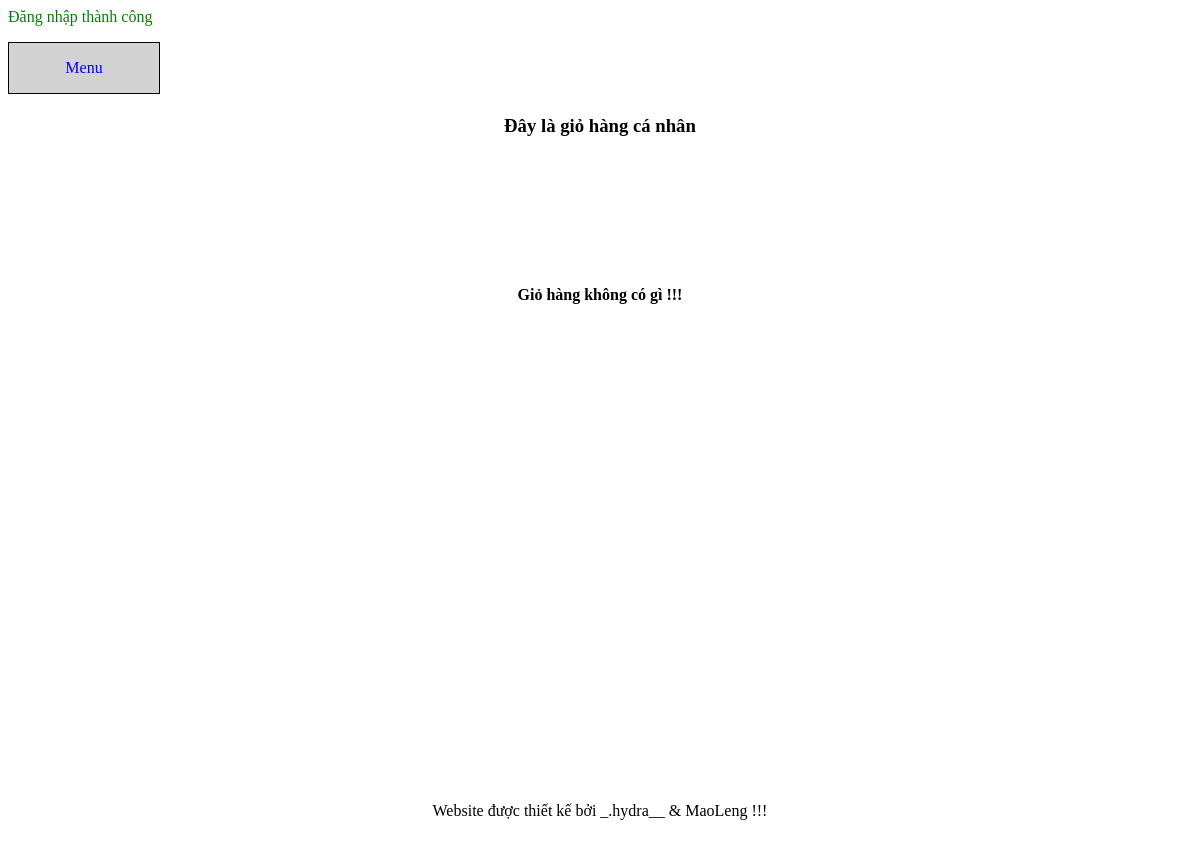
/cart.php (signed in), run on an earlier commit of the app's database.
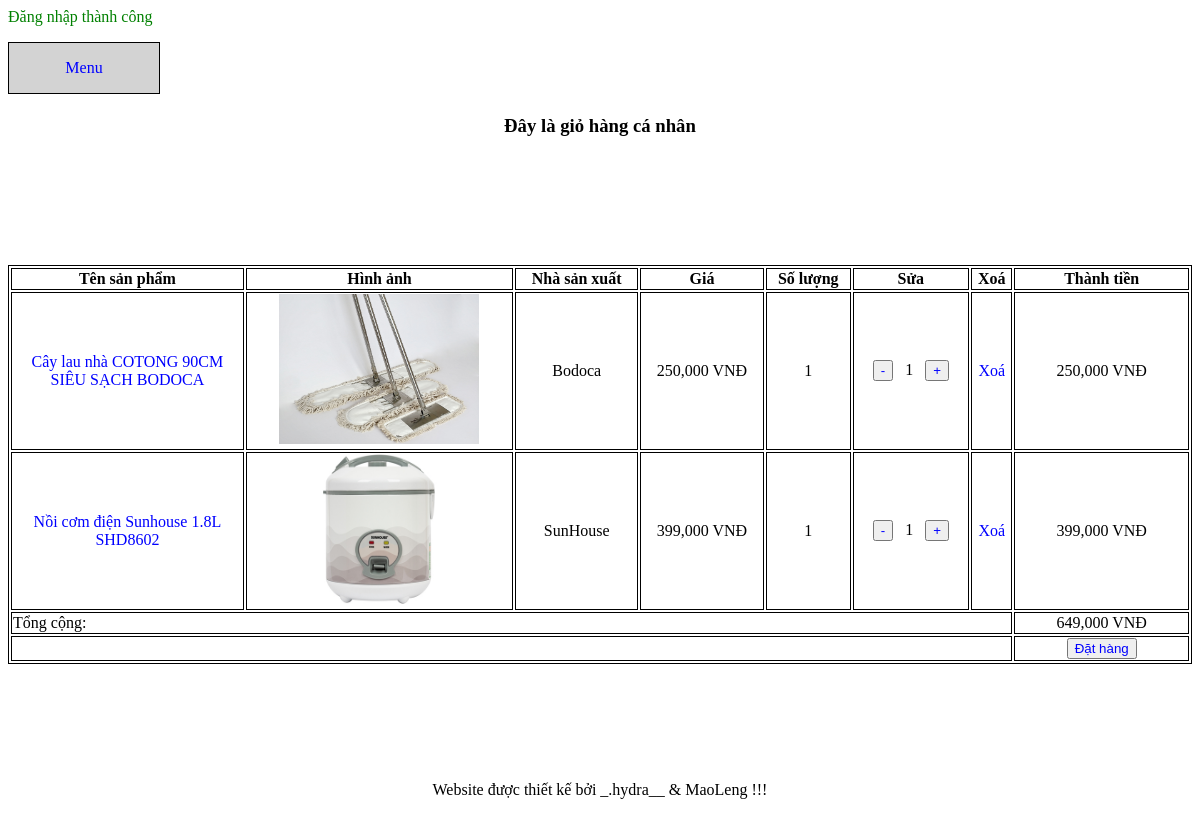
And on a later commit of the database.
### tables this page shows
CREATE TABLE `receipt_detail` (
  `receipt_id` int(11) NOT NULL,
  `product_id` int(11) NOT NULL,
  `quantity` tinyint(4) NOT NULL
);

CREATE TABLE `products` (
  `id` int(11) NOT NULL,
  `name` varchar(200) NOT NULL,
  `description` mediumtext NOT NULL,
  `price` int(11) NOT NULL,
  `image` varchar(200) NOT NULL,
  `manufacturer_id` int(11) NOT NULL
);

CREATE TABLE `manufacturers` (
  `id` int(11) NOT NULL,
  `name` varchar(200) NOT NULL,
  `address` varchar(200) NOT NULL,
  `phone` varchar(15) NOT NULL,
  `image` varchar(200) NOT NULL
);

### check_account.php (called while the page is built, shortened)
<?php
if (isset($_SESSION['customer_id'])) {
	$customer_id = $_SESSION['customer_id'];
} else if (isset($_SESSION['admin_id'])) {
	header('location:admin/root/index_admin.php');
} else {
	header('location:index.php');
}
?>

### cart.php (the view, shortened to what this page needs)
<?php
require 'check_account.php';
?>
<!DOCTYPE html>
<html>
<head>
</head>
<body>
	<?php
	$total = 0;
	require 'announce.php';
	require 'connect.php';
	$status = '1';
	$sql = "select
	products.id as id,
	products.name as name,
	products.image as image,
	manufacturers.name as manufacturer_name,
	products.price as price,
	receipt_detail.quantity as quantity,
	receipts.customer_id as customer_id,
	receipts.id as receipt_id,
	receipts.status as status
	from receipt_detail
	join receipts on receipts.id = receipt_detail.receipt_id
	join products on products.id = receipt_detail.product_id
	join manufacturers on products.manufacturer_id = manufacturers.id
	where receipts.customer_id = $customer_id and receipts.status = '$status'";
	$result = mysqli_query($connect,$sql);
	$rows = mysqli_num_rows($result);
	?>
	<div id="div_tong">
		<?php require 'menu.php'; ?>
		<div id="div_tren">
			<h3>
				Đây là giỏ hàng cá nhân
			</h3>
		</div>
		<div id="div_giua" >
			<?php if ($rows == 0) { ?>
				<h4 class="center">
					Giỏ hàng không có gì !!!
				</h4>
				<?php
			} else {
				?>
				<table class="border" width="100%">
					<tr>
						<th width="20%">
							Tên sản phẩm
						</th>
						<th>
							Hình ảnh
						</th>
						<th>
							Nhà sản xuất
						</th>
						<th>
							Giá
						</th>
						<th>
							Số lượng
						</th>
						<th>
							Sửa
						</th>
						<th>
							Xoá
						</th>
						<th width="15%">
							Thành tiền
						</th>
					</tr>
					<?php foreach ($result as $each): ?>
						<?php
						$sum = $each['price'] * $each['quantity'];
						?>
						<tr>
							<td>
								<a href="product_detail.php?id=<?php echo $each['id'] ?>">
									<?php echo $each['name'] ?>
								</a>
							</td>
							<td>
								<img width="200px" height="150px" src="admin/products/<?php echo $each['image']; ?>">
							</td>
							<td>
								<?php echo $each['manufacturer_name'] ?>
							</td>
							<td>
								<?php echo number_format($each['price']) ?> VNĐ
							</td>
							<td>
								<?php echo $each['quantity'] ?>
							</td>
							<td width=10%>
								<button>
									<a href="cart_process.php?id=<?php echo $each['id'] ?>&type=decrease&page=cart" class="no_decor">
										-
									</a>
								</button>
								<span class="center">
									&nbsp <?php echo $each['quantity'] ?> &nbsp
								</span>
								<button >
									<a href="cart_process.php?id=<?php echo $each['id'] ?>&type=increase&page=cart" class="no_decor">
										+
									</a>
								</button>
							</td>
							<td>
								<a href="cart_process.php?id=<?php echo $each['id'] ?>&type=delete&page=cart">
									Xoá
								</a>
							</td>
							<td>
								<?php echo number_format($sum)?> VNĐ
							</td>
						</tr>
						<?php
						$total +=  $sum;
						?>
					<?php endforeach ?>
					<tr>
						<td colspan="7" class="left" >
							Tổng cộng:
						</td>
						<td>
							<?php
							echo number_format($total ) . " VNĐ";
							?>
						</td>
					</tr>
					<tr>
						<td colspan="7" class="right" >
						</td>
						<td>
							<button>
								<a href="order_form.php">
									Đặt hàng
								</a>
							</button>
						</td>
					</tr>
				</table>
				<?php
			}
			?>
		</div>
		<div id="div_duoi">
			<?php
			require 'footer.php';
			?>
		</div>
	</div>
</body>
</html>

### announce.php (shortened to what this page needs)
	<?php
if (isset($_SESSION['success'])) {
	?>
	<span class="success">
		<?php echo $_SESSION['success'] ?>
	</span>
	<?php
}
?>

### menu.php (shortened to what this page needs)
<ul>
	<li>
		<a href="#">
			<p>
				Menu
			</p>
		</a>
	</li>
</ul>
<br>
<br>
<br>

### footer.php
<p>
	Website được thiết kế bởi _.hydra__ & MaoLeng !!!
</p>

### cart.php (style rules this page uses)
th, td { border: 1px solid black; text-align: center; }

### menu.php (style rules this page uses)
a { text-decoration: none; }
a:link { color: blue; }
ul { list-style-type: none; padding: 0; }
ul li { float: left; position: relative; background: lightgray; width: 150px; border: 1px solid black; height: 50px; }
#div_tong { min-height: 800px; max-height: 6000px; position: relative; }
#div_tren { text-align: center; height: 150px; }
#div_giua { min-height: 500px; max-height: 4900px; }
#div_duoi { height: 100px; text-align: center; position: relative; bottom: 0px; }
p { text-align: center; }
.right { text-align: right; }
.left { text-align: left; }
.center { text-align: center; }
.border { border: 1px solid black; }
table { margin: auto ; }
.success { color: green; }

What changed in the data, as far as the page shows it:
added receipt_detail: product.name "Cây lau nhà COTONG 90CM SIÊU SẠCH BODOCA", product.image (picture), manufacturers.name "Bodoca", product.price "250,000", quantity "1", sum "250,000"
added receipt_detail: product.name "Nồi cơm điện Sunhouse 1.8L SHD8602", product.image (picture), manufacturers.name "SunHouse", product.price "399,000", quantity "1", sum "399,000"
Also different on the page:
$total: (not shown) → "649,000"
text no longer shown: "Giỏ hàng không có gì !!!"
text now shown: "Tên sản phẩm Hình ảnh Nhà sản xuất Giá Số lượng Sửa Xoá Thành tiền Tổng cộng: VNĐ Đặt hàng"
